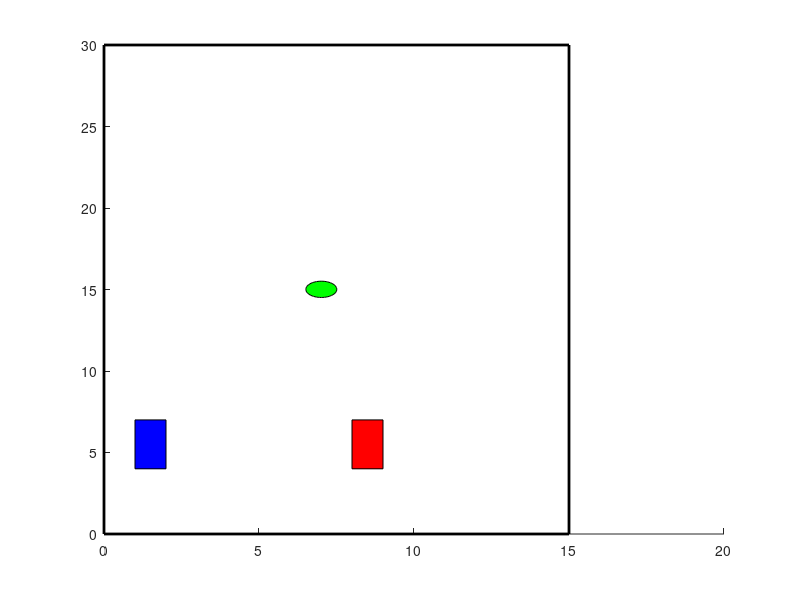

This figure's MATLAB source:
%initialize variable
ballposition_start = [7, 15];
ballposition = []; %ball starts in the middle of the board
ballvelocity=[0.01,0.01];
ballradius = 0.5;
boardwidth = 15;
boardheight = 30;

paddleAposition = [1, 4, 1, 3]; %x,y,width,height
paddleBposition = [8, 4, 1, 3];

score_playerA = 0;  
score_playerB = 0; 

% Visualize the board
rectangle('Position', [0, 0, boardwidth, boardheight], 'EdgeColor', 'black', 'LineWidth', 2);

% Visualize the paddles
rectangle('Position', paddleAposition, 'FaceColor', 'blue');
rectangle('Position', paddleBposition, 'FaceColor', 'red');

% Create ball 
ball = rectangle('Position', [ballposition_start(1)-ballradius, ballposition_start(2)-ballradius, 2*ballradius, 2*ballradius], 'Curvature', [1, 1], 'FaceColor', 'green');

%keep ball moving
while true
    ballposition = ballposition_start + ballvelocity; %update ball position
    %pause(0.1) %control speed
    
    %CHECK FOR COLLISION WITH EDGES OF THE BAORD BUT NOT A PADDLE
    if ballposition(1) - ballradius<=0 || ballposition(1) + ballradius>= boardwidth
        %if the x value of the ball - its radius is less than or equal to 0, 
        % it has crossed the left wall of the board. OR if the x value of the 
        % ball + the ball radius is greater than or equal to the boardwith, it 
        % has crossed the right wall of the board
        ballvelocity = [0,0]; %stop the ball (round has ended, one player gets a point

    elseif ballposition(2) - ballradius<=0 || ballposition(2) + ballradius >= boardheight
        %if the y value of the ball - its radius is less than or equal to
        %0, it has hit the bottom of the board. If it is greater than or
        %equal to the board height, it has hit the top of the board
        ballvelocity(2) = -ballvelocity(2); %reverse y component of velocity to bounce off the ceiling/floor
    end

    %CHECK FOR COLLISION WITH PADDLE A
    %check if the ball is within the x and y coordinates of paddle A 
    inbounds_paddleAx = (ballposition(1)>=paddleAposition(1) && ballposition(1) <= (paddleAposition(1)+paddleAposition(3)));
    inbounds_paddleAy = (ballposition(2)>=paddleAposition(2) && ballposition(2) <=(paddleAposition(2)+paddleAposition(4)));

    if inbounds_paddleAx && inbounds_paddleAy
        %bounce off the paddle
        ballvelocity(1) = -ballvelocity(1); 
        ballposition(1) = paddleAposition(1) + paddleAposition(3) + ballradius;
                   
    end

    %CHECK FOR COLLISION WITH PADDLE B
    inbounds_paddleBx = (ballposition(1)>=paddleBposition(1) && ballposition(1) <= (paddleBposition(1)+paddleBposition(3)));
    inbounds_paddleBy = (ballposition(2)>=paddleBposition(2) && ballposition(2) <=(paddleBposition(2)+paddleBposition(4)));

    if inbounds_paddleBx && inbounds_paddleBy
        %bounce off the paddle
        ballvelocity(1) = -ballvelocity(1);
        ballposition(1) = paddleBposition(1) - ballradius; 
    end

     %update ball position to keep it moving 
    set(ball, 'Position', [ballposition(1) - ballradius, ballposition(2) - ballradius, 2*ballradius, 2*ballradius]);

    %check if someone scored by checking whether the ball is outside the
    %bounds of the other paddle 
    if ~inbounds_paddleAx && ~inbounds_paddleAy && ballvelocity(1) < 0
        score_playerB = score_playerB + 1; 
        ballposition = ballposition_start; 
    elseif ~inbounds_paddleBx && ~inbounds_paddleBy && ballvelocity(1) > 0 
        score_playerA = score_playerA + 1; 
        ballposition = ballposition_start; 
    end 

if score_playerA > score_playerB && score_playerA >= 5 
    disp('game is over! Player A wins');  
    pause(1); 
    ballposition = ballposition_start; 
    score_playerA = 0; 
    score_playerB = 0;
    break; 
end 
if score_playerB > score_playerA && score_playerB >= 5 
    disp('game is over! Player B wins'); 
    pause(1);
    ballposition = ballposition_start; 
    score_playerA = 0; 
    score_playerB = 0;
        break; 

end 
drawnow; 
pause(0.1); 
end 


